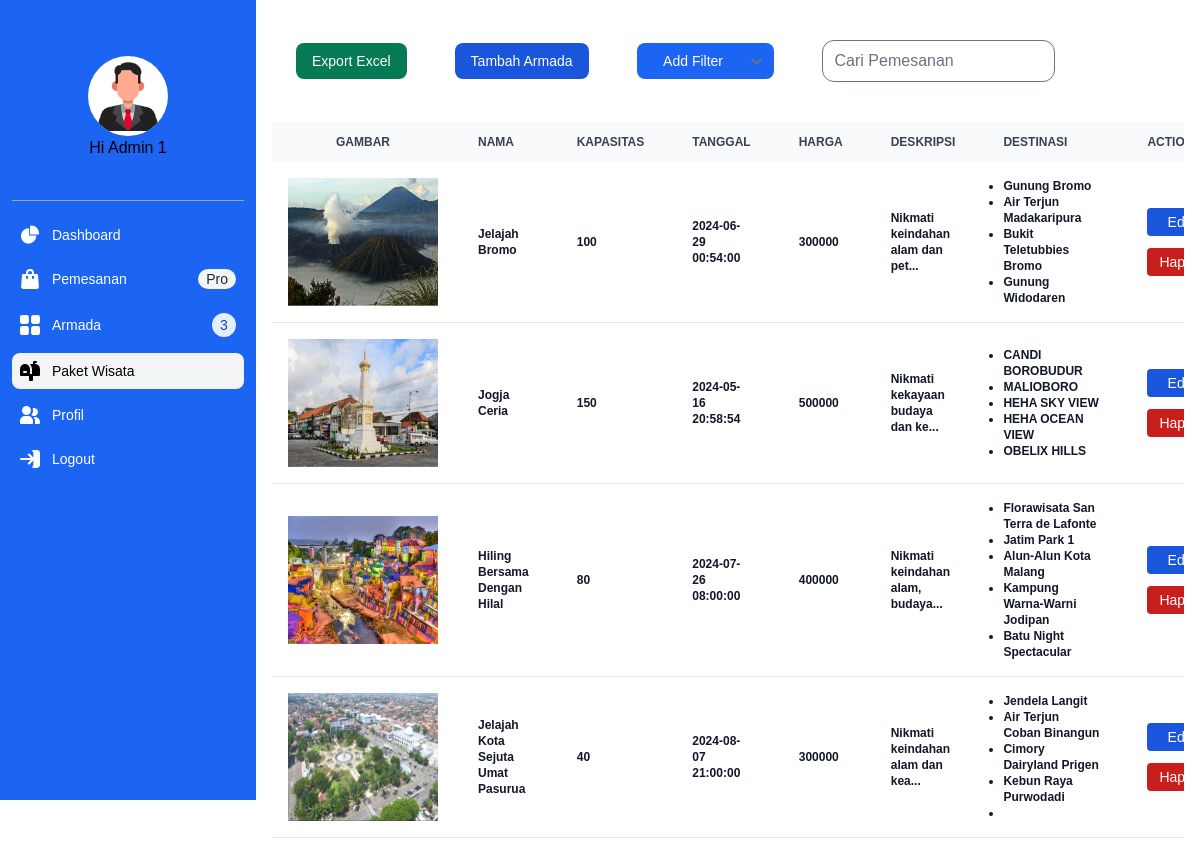
Page /app/admin/paket/index.php (signed in) on the committed database.
### tables this page shows
CREATE TABLE `paket` (
  `ID_PAKET` char(8) NOT NULL,
  `NAMA_PAKET` varchar(32) NOT NULL,
  `DESTINASI_PAKET` varchar(256) NOT NULL,
  `HARGA_PAKET` bigint(20) NOT NULL,
  `JEMPUT_PAKET` varchar(256) NOT NULL,
  `KAPASITAS_PAKET` int(11) NOT NULL,
  `TANGGAL_PAKET` datetime NOT NULL,
  `DESKRIPSI_PAKET` varchar(256) NOT NULL,
  `GAMBAR_PAKET` varchar(256) NOT NULL
);

### app/database.php (called while the page is built, shortened)
<?php
	function getTableData($table) {
		try{
			$statement = DB->prepare("SELECT * FROM $table");
			$statement->execute();
			return $statement->fetchAll(PDO::FETCH_ASSOC);
		}
		catch(PDOException $err){
			echo $err->getMessage();
		}
	}
?>

### app/admin/paket/index.php (the view, shortened to what this page needs)
<?php
    require("../../database.php");
    $title = "Paket Wisata";
    $packets = getTableData('paket');
        include("../../../assets/inc/admin/layouts/header.php");
        $flag = 1;
    ?>
    <div class="flex flex-col  sm:flex-row items-center justify-start mb-4">
        <a href="excel.php" class="m-6 sm:mb-0 sm:mr-4 inline-block px-4 py-2 text-sm font-medium text-center text-white bg-green-600 rounded-lg hover:bg-green-700 focus:ring-4 focus:outline-none focus:ring-green-300 whitespace-nowrap">Export Excel</a>
        <a href="tambah.php" class="m-6 w-fit inline-block items-center px-4 py-2 text-sm font-medium text-center text-white bg-blue-700 rounded-lg hover:bg-blue-800 focus:ring-4 focus:outline-none focus:ring-blue-300">Tambah Armada</a>
        <select name="cars" id="cars" class="m-6  border-none border-blue-500 inline-block px-4 py-2 text-sm font-medium text-center text-white bg-blue-600 rounded-lg hover:bg-blue-700 focus:ring-4 focus:outline-none focus:ring-blue-300 decoration-white whitespace-nowrap mr-3">
                <option value="volvo">Add Filter</option>
        </select>
        <div class="relative flex items-center m-6">
            <input type="text" name="search" placeholder="Cari Pemesanan" autocomplete="off" aria-label="Cari Pemesanan" class="w-full sm:w-64 pr-3 pl-10 py-2 placeholder-gray-500 text-black rounded-xl ring-gray-300 focus:ring-gray-500 focus:ring-2">
        </div>
    </div>
    <div class="overflow-x-scroll">
        <table class="w-full text-sm text-left rtl:text-right text-gray-500 dark:text-gray-400">
            <thead class="text-xs text-gray-700 uppercase bg-gray-50 dark:bg-gray-700 dark:text-gray-400">
                <tr>
                <th scope="col" class="px-16 py-3">Gambar
                </th>
                <th scope="col" class="px-6 py-3">
                    Nama
                </th>
                <th scope="col" class="px-6 py-3">
                    Kapasitas
                </th>
                <th scope="col" class="px-6 py-3">
                    Tanggal
                </th>
                <th scope="col" class="px-6 py-3">
                    Harga
                </th>
                <th scope="col" class="px-6 py-3">
                    Deskripsi
                </th>
                <th scope="col" class="px-6 py-3">
                    Destinasi
                </th>
                <th scope="col" class="px-6 py-3">
                    Action
                </th>
            </tr>
        </thead>
        <tbody class="text-xs">
        <?php foreach ($packets as $packet) : ?>
            <tr class="bg-white border-b dark:bg-gray-800 dark:border-gray-700 hover:bg-gray-50 dark:hover:bg-gray-600">
                <td class="p-4 overflow-hidden w-32">
                    <img src="<?= BASEURL; ?>/assets/img/paket/<?= $packet['GAMBAR_PAKET'] ?>" alt="paket" class="h-32 md:h-32">
                </td>
                <td class="px-6 py-4 font-semibold text-gray-900 dark:text-white">
                    <?= ucwords($packet["NAMA_PAKET"]) ?>
                </td>
                <td class="px-6 py-4 font-semibold text-gray-900 dark:text-white">
                  <?= ucwords($packet["KAPASITAS_PAKET"]) ?>
                </td>
                <td class="px-6 py-4 font-semibold text-gray-900 dark:text-white">
                  <?= ucwords($packet["TANGGAL_PAKET"]) ?>
                </td>
                <td class="px-6 py-4 font-semibold text-gray-900 dark:text-white">
                    <?= ucwords($packet["HARGA_PAKET"]) ?>
                </td>
                <td class="px-6 py-4 font-semibold text-gray-900 dark:text-white">
                <?php
                    echo substr($packet["DESKRIPSI_PAKET"], 0, 30);
                    if (strlen($packet["DESKRIPSI_PAKET"])>30) {
                        echo "...";
                    }
                 ?>
                </td>
                <td class="px-6 py-4 font-semibold text-gray-900 dark:text-white">
                  <ul class="list-disc w-24">
                    <?php
                        $dests = explode(',', $packet["DESTINASI_PAKET"]);
                        foreach ($dests as $dest) {
                            echo "<li>$dest</li>";
                        }
                    ?>
                </ul>
                </td>
                <td class="px-6 py-4">
                    <a href="edit.php?pkt=<?= $packet["ID_PAKET"] ?>" class="block text-white bg-blue-700 hover:bg-blue-800 focus:ring-4 focus:outline-none focus:ring-blue-300 font-medium rounded text-sm px-3 py-1 text-center">Edit</a>
                    <button data-modal-target="popup-modal<?=$flag;?>" data-modal-toggle="popup-modal<?=$flag;?>" class="mt-3 block text-white bg-red-700 hover:bg-red-800 focus:ring-4 focus:outline-none focus:ring-red-300 font-medium rounded text-sm px-3 py-1 text-center type="button">
                      Hapus
                    </button>
                </td>
            </tr>
            <?php $flag+=1;
          endforeach; ?>
        </tbody>
    </table>
</div>
	<?php include("../../../assets/inc/admin/layouts/footer.php");

### rows in the picture
paket: GAMBAR_PAKET (picture), NAMA_PAKET "Jelajah Bromo", KAPASITAS_PAKET "100", TANGGAL_PAKET "2024-06-29 00:54:00", HARGA_PAKET "300000", DESKRIPSI_PAKET "Nikmati keindahan alam dan pet", DESTINASI_PAKET "Gunung Bromo", DESTINASI_PAKET "Air Terjun Madakaripura", DESTINASI_PAKET "Bukit Teletubbies Bromo", DESTINASI_PAKET "Gunung Widodaren"
paket: GAMBAR_PAKET (picture), NAMA_PAKET "Jogja Ceria", KAPASITAS_PAKET "150", TANGGAL_PAKET "2024-05-16 20:58:54", HARGA_PAKET "500000", DESKRIPSI_PAKET "Nikmati kekayaan budaya dan ke", DESTINASI_PAKET "CANDI BOROBUDUR", DESTINASI_PAKET "MALIOBORO", DESTINASI_PAKET "HEHA SKY VIEW", DESTINASI_PAKET "HEHA OCEAN VIEW", DESTINASI_PAKET "OBELIX HILLS"
paket: GAMBAR_PAKET (picture), NAMA_PAKET "Hiling Bersama Dengan Hilal", KAPASITAS_PAKET "80", TANGGAL_PAKET "2024-07-26 08:00:00", HARGA_PAKET "400000", DESKRIPSI_PAKET "Nikmati keindahan alam, budaya", DESTINASI_PAKET "Florawisata San Terra de Lafonte", DESTINASI_PAKET "Jatim Park 1", DESTINASI_PAKET "Alun-Alun Kota Malang", DESTINASI_PAKET "Kampung Warna-Warni Jodipan", DESTINASI_PAKET "Batu Night Spectacular"
paket: GAMBAR_PAKET (picture), NAMA_PAKET "Jelajah Kota Sejuta Umat Pasurua", KAPASITAS_PAKET "40", TANGGAL_PAKET "2024-08-07 21:00:00", HARGA_PAKET "300000", DESKRIPSI_PAKET "Nikmati keindahan alam dan kea", DESTINASI_PAKET "Jendela Langit", DESTINASI_PAKET "Air Terjun Coban Binangun", DESTINASI_PAKET "Cimory Dairyland Prigen", DESTINASI_PAKET "Kebun Raya Purwodadi"
